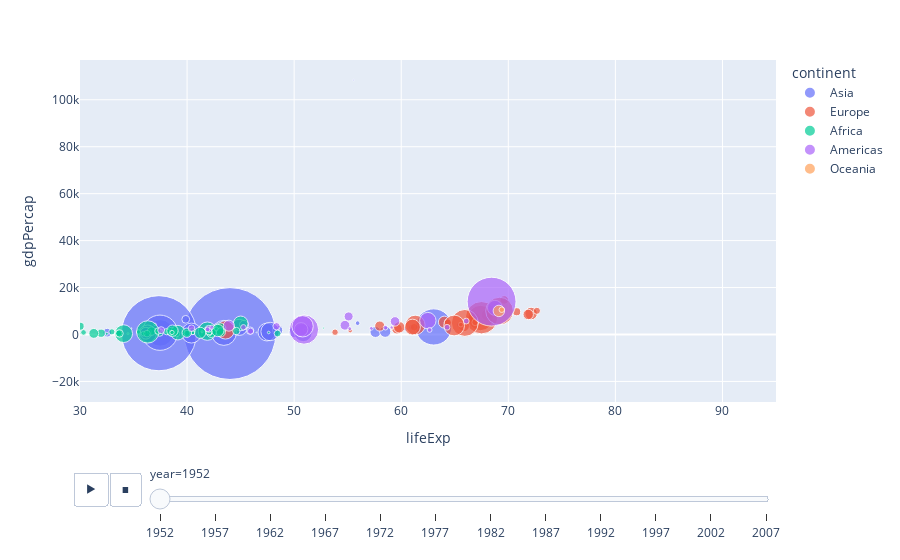

The notebook cell this image was saved under:
### Code cell
px.scatter(gdp, x='lifeExp', y='gdpPercap',
 color='continent',size='pop',
 size_max=100, hover_name='country',
 range_x=[30,95],
 animation_frame='year',animation_group='country')

### Figure 1 — Plotly figure (JSON) as saved in the notebook; plotly's stock layout.template omitted (floating-point values rounded to 4 significant figures)
{"data": [{"hovertemplate": "<b>%{hovertext}</b><br><br>continent=Asia<br>year=1952<br>lifeExp=%{x}<br>gdpPercap=%{y}<br>pop=%{marker.size}<extra></extra>", "hovertext": ["Afghanistan", "Bahrain", "Bangladesh", "Cambodia", "China", "Hong Kong, China", "India", "Indonesia", "Iran", "Iraq", "Israel", "Japan", "Jordan", "Korea, Dem. Rep.", "Korea, Rep.", "Kuwait", "Lebanon", "Malaysia", "Mongolia", "Myanmar", "Nepal", "Oman", "Pakistan", "Philippines", "Saudi Arabia", "Singapore", "Sri Lanka", "Syria", "Taiwan", "Thailand", "Vietnam", "West Bank and Gaza", "Yemen, Rep."], "ids": ["Afghanistan", "Bahrain", "Bangladesh", "Cambodia", "China", "Hong Kong, China", "India", "Indonesia", "Iran", "Iraq", "Israel", "Japan", "Jordan", "Korea, Dem. Rep.", "Korea, Rep.", "Kuwait", "Lebanon", "Malaysia", "Mongolia", "Myanmar", "Nepal", "Oman", "Pakistan", "Philippines", "Saudi Arabia", "Singapore", "Sri Lanka", "Syria", "Taiwan", "Thailand", "Vietnam", "West Bank and Gaza", "Yemen, Rep."], "legendgroup": "Asia", "marker": {"color": "#636efa", "size": [8425333, 120447, 46886859, 4693836, 556263527, 2125900, 372000000, 82052000, 17272000, 5441766, 1620914, 86459025, 607914, 8865488, 20947571, 160000, 1439529, 6748378, 800663, 20092996, 9182536, 507833, 41346560, 22438691, 4005677, 1127000, 7982342, 3661549, 8550362, 21289402, 26246839, 1030585, 4963829], "sizemode": "area", "sizeref": 131900.0, "symbol": "circle"}, "mode": "markers", "name": "Asia", "orientation": "v", "showlegend": true, "type": "scatter", "x": [28.8, 50.94, 37.48, 39.42, 44, 60.96, 37.37, 37.47, 44.87, 45.32, 65.39, 63.03, 43.16, 50.06, 47.45, 55.56, 55.93, 48.46, 42.24, 36.32, 36.16, 37.58, 43.44, 47.75, 39.88, 60.4, 57.59, 45.88, 58.5, 50.85, 40.41, 43.16, 32.55], "xaxis": "x", "y": [779.4, 9867.0, 684.2, 368.5, 400.4, 3054.0, 546.6, 749.7, 3035.0, 4130.0, 4087.0, 3217.0, 1547.0, 1088.0, 1031.0, 108400.0, 4835.0, 1831.0, 786.6, 331, 545.9, 1828.0, 684.6, 1273.0, 6460.0, 2315.0, 1084.0, 1643.0, 1207.0, 757.8, 605.1, 1516.0, 781.7], "yaxis": "y"}, {"hovertemplate": "<b>%{hovertext}</b><br><br>continent=Europe<br>year=1952<br>lifeExp=%{x}<br>gdpPercap=%{y}<br>pop=%{marker.size}<extra></extra>", "hovertext": ["Albania", "Austria", "Belgium", "Bosnia and Herzegovina", "Bulgaria", "Croatia", "Czech Republic", "Denmark", "Finland", "France", "Germany", "Greece", "Hungary", "Iceland", "Ireland", "Italy", "Montenegro", "Netherlands", "Norway", "Poland", "Portugal", "Romania", "Serbia", "Slovak Republic", "Slovenia", "Spain", "Sweden", "Switzerland", "Turkey", "United Kingdom"], "ids": ["Albania", "Austria", "Belgium", "Bosnia and Herzegovina", "Bulgaria", "Croatia", "Czech Republic", "Denmark", "Finland", "France", "Germany", "Greece", "Hungary", "Iceland", "Ireland", "Italy", "Montenegro", "Netherlands", "Norway", "Poland", "Portugal", "Romania", "Serbia", "Slovak Republic", "Slovenia", "Spain", "Sweden", "Switzerland", "Turkey", "United Kingdom"], "legendgroup": "Europe", "marker": {"color": "#EF553B", "size": [1282697, 6927772, 8730405, 2791000, 7274900, 3882229, 9125183, 4334000, 4090500, 42459667, 69145952, 7733250, 9504000, 147962, 2952156, 47666000, 413834, 10381988, 3327728, 25730551, 8526050, 16630000, 6860147, 3558137, 1489518, 28549870, 7124673, 4815000, 22235677, 50430000], "sizemode": "area", "sizeref": 131900.0, "symbol": "circle"}, "mode": "markers", "name": "Europe", "orientation": "v", "showlegend": true, "type": "scatter", "x": [55.23, 66.8, 68, 53.82, 59.6, 61.21, 66.87, 70.78, 66.55, 67.41, 67.5, 65.86, 64.03, 72.49, 66.91, 65.94, 59.16, 72.13, 72.67, 61.31, 59.82, 61.05, 58.0, 64.36, 65.57, 64.94, 71.86, 69.62, 43.59, 69.18], "xaxis": "x", "y": [1601.0, 6137.0, 8343.0, 973.5, 2444.0, 3119.0, 6876.0, 9692.0, 6425.0, 7030.0, 7144.0, 3531.0, 5264.0, 7268.0, 5210.0, 4931.0, 2648.0, 8942.0, 10100.0, 4029.0, 3068.0, 3145.0, 3581.0, 5075.0, 4215.0, 3834.0, 8528.0, 14730.0, 1969.0, 9980.0], "yaxis": "y"}, {"hovertemplate": "<b>%{hovertext}</b><br><br>continent=Africa<br>year=1952<br>lifeExp=%{x}<br>gdpPercap=%{y}<br>pop=%{marker.size}<extra></extra>", "hovertext": ["Algeria", "Angola", "Benin", "Botswana", "Burkina Faso", "Burundi", "Cameroon", "Central African Republic", "Chad", "Comoros", "Congo, Dem. Rep.", "Congo, Rep.", "Cote d'Ivoire", "Djibouti", "Egypt", "Equatorial Guinea", "Eritrea", "Ethiopia", "Gabon", "Gambia", "Ghana", "Guinea", "Guinea-Bissau", "Kenya", "Lesotho", "Liberia", "Libya", "Madagascar", "Malawi", "Mali", "Mauritania", "Mauritius", "Morocco", "Mozambique", "Namibia", "Niger", "Nigeria", "Reunion", "Rwanda", "Sao Tome and Principe", "Senegal", "Sierra Leone", "Somalia", "South Africa", "Sudan", "Swaziland", "Tanzania", "Togo", "Tunisia", "Uganda", "Zambia", "Zimbabwe"], "ids": ["Algeria", "Angola", "Benin", "Botswana", "Burkina Faso", "Burundi", "Cameroon", "Central African Republic", "Chad", "Comoros", "Congo, Dem. Rep.", "Congo, Rep.", "Cote d'Ivoire", "Djibouti", "Egypt", "Equatorial Guinea", "Eritrea", "Ethiopia", "Gabon", "Gambia", "Ghana", "Guinea", "Guinea-Bissau", "Kenya", "Lesotho", "Liberia", "Libya", "Madagascar", "Malawi", "Mali", "Mauritania", "Mauritius", "Morocco", "Mozambique", "Namibia", "Niger", "Nigeria", "Reunion", "Rwanda", "Sao Tome and Principe", "Senegal", "Sierra Leone", "Somalia", "South Africa", "Sudan", "Swaziland", "Tanzania", "Togo", "Tunisia", "Uganda", "Zambia", "Zimbabwe"], "legendgroup": "Africa", "marker": {"color": "#00cc96", "size": [9279525, 4232095, 1738315, 442308, 4469979, 2445618, 5009067, 1291695, 2682462, 153936, 14100005, 854885, 2977019, 63149, 22223309, 216964, 1438760, 20860941, 420702, 284320, 5581001, 2664249, 580653, 6464046, 748747, 863308, 1019729, 4762912, 2917802, 3838168, 1022556, 516556, 9939217, 6446316, 485831, 3379468, 33119096, 257700, 2534927, 60011, 2755589, 2143249, 2526994, 14264935, 8504667, 290243, 8322925, 1219113, 3647735, 5824797, 2672000, 3080907], "sizemode": "area", "sizeref": 131900.0, "symbol": "circle"}, "mode": "markers", "name": "Africa", "orientation": "v", "showlegend": true, "type": "scatter", "x": [43.08, 30.02, 38.22, 47.62, 31.98, 39.03, 38.52, 35.46, 38.09, 40.72, 39.14, 42.11, 40.48, 34.81, 41.89, 34.48, 35.93, 34.08, 37.0, 30, 43.15, 33.61, 32.5, 42.27, 42.14, 38.48, 42.72, 36.68, 36.26, 33.69, 40.54, 50.99, 42.87, 31.29, 41.73, 37.44, 36.32, 52.72, 40, 46.47, 37.28, 30.33, 32.98, 45.01, 38.63, 41.41, 41.22, 38.6, 44.6, 39.98, 42.04, 48.45], "xaxis": "x", "y": [2449.0, 3521.0, 1063.0, 851.2, 543.3, 339.3, 1173.0, 1071.0, 1179.0, 1103.0, 780.5, 2126.0, 1389.0, 2670.0, 1419.0, 375.6, 328.9, 362.1, 4293.0, 485.2, 911.3, 510.2, 299.9, 853.5, 298.8, 575.6, 2388.0, 1443.0, 369.2, 452.3, 743.1, 1968.0, 1688.0, 468.5, 2424.0, 761.9, 1077.0, 2719.0, 493.3, 879.6, 1450.0, 879.8, 1136.0, 4725.0, 1616.0, 1148.0, 716.7, 859.8, 1468.0, 734.8, 1147.0, 406.9], "yaxis": "y"}, {"hovertemplate": "<b>%{hovertext}</b><br><br>continent=Americas<br>year=1952<br>lifeExp=%{x}<br>gdpPercap=%{y}<br>pop=%{marker.size}<extra></extra>", "hovertext": ["Argentina", "Bolivia", "Brazil", "Canada", "Chile", "Colombia", "Costa Rica", "Cuba", "Dominican Republic", "Ecuador", "El Salvador", "Guatemala", "Haiti", "Honduras", "Jamaica", "Mexico", "Nicaragua", "Panama", "Paraguay", "Peru", "Puerto Rico", "Trinidad and Tobago", "United States", "Uruguay", "Venezuela"], "ids": ["Argentina", "Bolivia", "Brazil", "Canada", "Chile", "Colombia", "Costa Rica", "Cuba", "Dominican Republic", "Ecuador", "El Salvador", "Guatemala", "Haiti", "Honduras", "Jamaica", "Mexico", "Nicaragua", "Panama", "Paraguay", "Peru", "Puerto Rico", "Trinidad and Tobago", "United States", "Uruguay", "Venezuela"], "legendgroup": "Americas", "marker": {"color": "#ab63fa", "size": [17876956, 2883315, 56602560, 14785584, 6377619, 12350771, 926317, 6007797, 2491346, 3548753, 2042865, 3146381, 3201488, 1517453, 1426095, 30144317, 1165790, 940080, 1555876, 8025700, 2227000, 662850, 157553000, 2252965, 5439568], "sizemode": "area", "sizeref": 131900.0, "symbol": "circle"}, "mode": "markers", "name": "Americas", "orientation": "v", "showlegend": true, "type": "scatter", "x": [62.48, 40.41, 50.92, 68.75, 54.74, 50.64, 57.21, 59.42, 45.93, 48.36, 45.26, 42.02, 37.58, 41.91, 58.53, 50.79, 42.31, 55.19, 62.65, 43.9, 64.28, 59.1, 68.44, 66.07, 55.09], "xaxis": "x", "y": [5911.0, 2677.0, 2109.0, 11370.0, 3940.0, 2144.0, 2627.0, 5587.0, 1398.0, 3522.0, 3048.0, 2428.0, 1840.0, 2195.0, 2899.0, 3478.0, 3112.0, 2480.0, 1952.0, 3759.0, 3082.0, 3023.0, 13990.0, 5717.0, 7690.0], "yaxis": "y"}, {"hovertemplate": "<b>%{hovertext}</b><br><br>continent=Oceania<br>year=1952<br>lifeExp=%{x}<br>gdpPercap=%{y}<br>pop=%{marker.size}<extra></extra>", "hovertext": ["Australia", "New Zealand"], "ids": ["Australia", "New Zealand"], "legendgroup": "Oceania", "marker": {"color": "#FFA15A", "size": [8691212, 1994794], "sizemode": "area", "sizeref": 131900.0, "symbol": "circle"}, "mode": "markers", "name": "Oceania", "orientation": "v", "showlegend": true, "type": "scatter", "x": [69.12, 69.39], "xaxis": "x", "y": [10040.0, 10560.0], "yaxis": "y"}], "layout": {"legend": {"itemsizing": "constant", "title": {"text": "continent"}, "tracegroupgap": 0}, "margin": {"t": 60}, "sliders": [{"active": 0, "currentvalue": {"prefix": "year="}, "len": 0.9, "pad": {"b": 10, "t": 60}, "steps": [{"args": [["1952"], {"frame": {"duration": 0, "redraw": false}, "fromcurrent": true, "mode": "immediate", "transition": {"duration": 0, "easing": "linear"}}], "label": "1952", "method": "animate"}, {"args": [["1957"], {"frame": {"duration": 0, "redraw": false}, "fromcurrent": true, "mode": "immediate", "transition": {"duration": 0, "easing": "linear"}}], "label": "1957", "method": "animate"}, {"args": [["1962"], {"frame": {"duration": 0, "redraw": false}, "fromcurrent": true, "mode": "immediate", "transition": {"duration": 0, "easing": "linear"}}], "label": "1962", "method": "animate"}, {"args": [["1967"], {"frame": {"duration": 0, "redraw": false}, "fromcurrent": true, "mode": "immediate", "transition": {"duration": 0, "easing": "linear"}}], "label": "1967", "method": "animate"}, {"args": [["1972"], {"frame": {"duration": 0, "redraw": false}, "fromcurrent": true, "mode": "immediate", "transition": {"duration": 0, "easing": "linear"}}], "label": "1972", "method": "animate"}, {"args": [["1977"], {"frame": {"duration": 0, "redraw": false}, "fromcurrent": true, "mode": "immediate", "transition": {"duration": 0, "easing": "linear"}}], "label": "1977", "method": "animate"}, {"args": [["1982"], {"frame": {"duration": 0, "redraw": false}, "fromcurrent": true, "mode": "immediate", "transition": {"duration": 0, "easing": "linear"}}], "label": "1982", "method": "animate"}, {"args": [["1987"], {"frame": {"duration": 0, "redraw": false}, "fromcurrent": true, "mode": "immediate", "transition": {"duration": 0, "easing": "linear"}}], "label": "1987", "method": "animate"}, {"args": [["1992"], {"frame": {"duration": 0, "redraw": false}, "fromcurrent": true, "mode": "immediate", "transition": {"duration": 0, "easing": "linear"}}], "label": "1992", "method": "animate"}, {"args": [["1997"], {"frame": {"duration": 0, "redraw": false}, "fromcurrent": true, "mode": "immediate", "transition": {"duration": 0, "easing": "linear"}}], "label": "1997", "method": "animate"}, {"args": [["2002"], {"frame": {"duration": 0, "redraw": false}, "fromcurrent": true, "mode": "immediate", "transition": {"duration": 0, "easing": "linear"}}], "label": "2002", "method": "animate"}, {"args": [["2007"], {"frame": {"duration": 0, "redraw": false}, "fromcurrent": true, "mode": "immediate", "transition": {"duration": 0, "easing": "linear"}}], "label": "2007", "method": "animate"}], "x": 0.1, "xanchor": "left", "y": 0, "yanchor": "top"}], "updatemenus": [{"buttons": [{"args": [null, {"frame": {"duration": 500, "redraw": false}, "fromcurrent": true, "mode": "immediate", "transition": {"duration": 500, "easing": "linear"}}], "label": "&#9654;", "method": "animate"}, {"args": [[null], {"frame": {"duration": 0, "redraw": false}, "fromcurrent": true, "mode": "immediate", "transition": {"duration": 0, "easing": "linear"}}], "label": "&#9724;", "method": "animate"}], "direction": "left", "pad": {"r": 10, "t": 70}, "showactive": false, "type": "buttons", "x": 0.1, "xanchor": "right", "y": 0, "yanchor": "top"}], "xaxis": {"anchor": "y", "domain": [0, 1], "range": [30, 95], "title": {"text": "lifeExp"}}, "yaxis": {"anchor": "x", "domain": [0, 1], "title": {"text": "gdpPercap"}}}}
